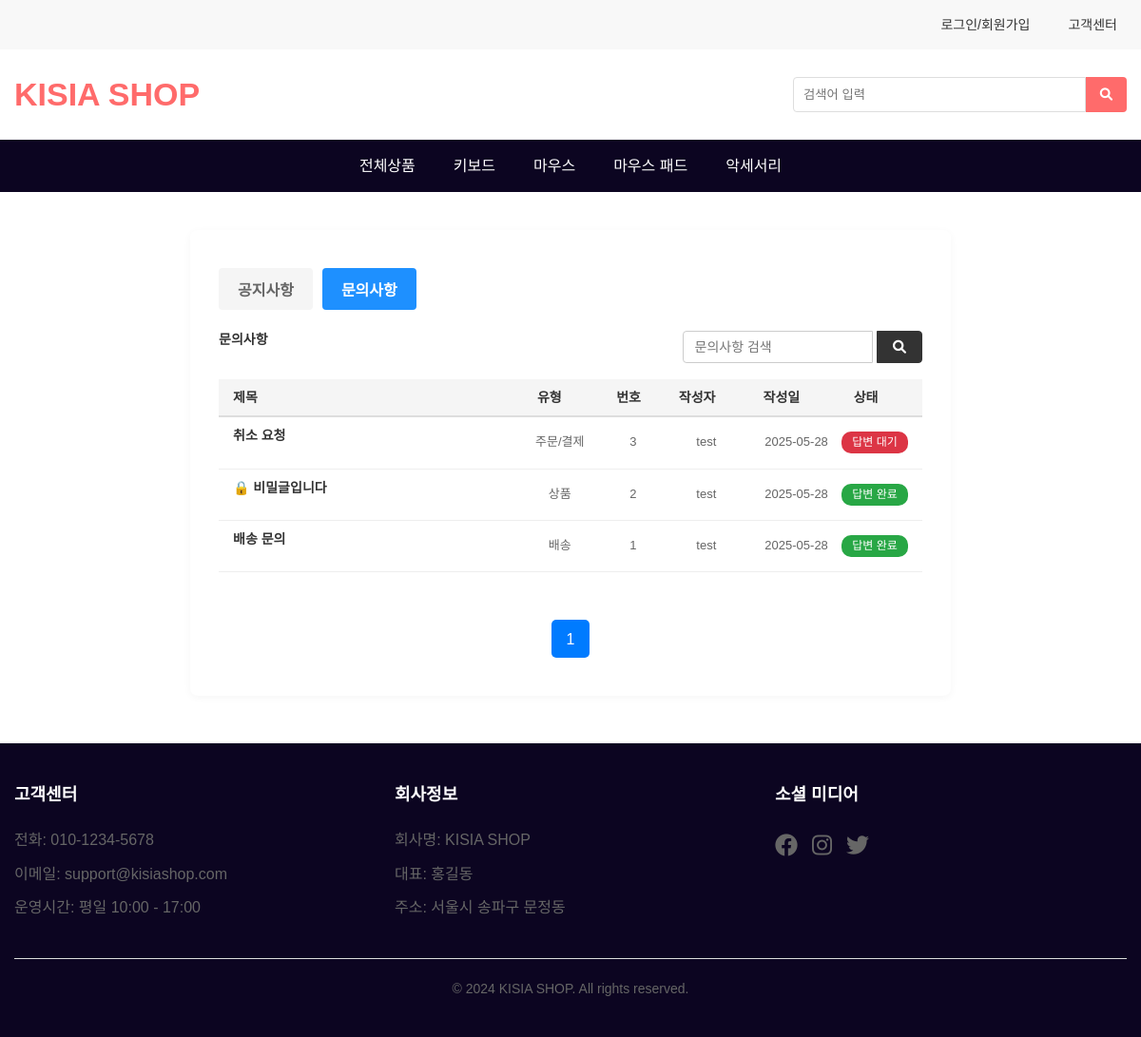
The app's page /mainmenu/inquiry_list.php with its own data.
### tables this page shows
CREATE TABLE IF NOT EXISTS inquiry (
    id INT PRIMARY KEY AUTO_INCREMENT,
    user_id INT,
    title VARCHAR(255),
    content TEXT,
    is_secret BOOLEAN,
    type VARCHAR(50) NOT NULL,
    created_at DATETIME DEFAULT CURRENT_TIMESTAMP,
    secret_password VARCHAR(255),
    inquiry_status VARCHAR(50) NOT NULL DEFAULT '답변 대기',
    answer TEXT,
    answer_at DATETIME,
    FOREIGN KEY (user_id) REFERENCES users(id) ON DELETE SET NULL
);

CREATE TABLE IF NOT EXISTS users (
    id INT AUTO_INCREMENT PRIMARY KEY,
    userId VARCHAR(50) NOT NULL UNIQUE,
    email VARCHAR(100) NOT NULL,
    password VARCHAR(255) NOT NULL,
    name VARCHAR(50) NOT NULL,
    phone VARCHAR(20),
    address VARCHAR(255),
    postcode VARCHAR(10),
    address_detail VARCHAR(255),
    point INT DEFAULT 0,
    role VARCHAR(10) NOT NULL DEFAULT 'USER',
    created_at DATETIME DEFAULT CURRENT_TIMESTAMP
);

### mainmenu/queries/get_inquiry_list.php (called while the page is built, shortened)
<?php
require_once '/var/www/html/mainmenu/common/db.php';
$page = isset($_GET['page']) ? (int)$_GET['page'] : 1;
$items_per_page = 5;
$offset = ($page - 1) * $items_per_page;
$search_clause = '';
$params = [];
$param_types = '';
$sql = "
    SELECT
        i.id, i.title, i.type, i.is_secret, i.created_at, i.inquiry_status,
        u.userId, u.name
    FROM inquiry i
    LEFT JOIN users u ON i.user_id = u.id
    $search_clause
    ORDER BY i.id DESC
    LIMIT ?, ?
";
$params[] = $offset;
$params[] = $items_per_page;
$param_types .= 'ii';
$stmt = mysqli_prepare($conn, $sql);
mysqli_stmt_bind_param($stmt, $param_types, ...$params);
mysqli_stmt_execute($stmt);
$get_inquiry = mysqli_stmt_get_result($stmt);
$count_sql = "SELECT COUNT(*) as total FROM inquiry i $search_clause";
$stmt_count = mysqli_prepare($conn, $count_sql);
mysqli_stmt_execute($stmt_count);
$result_count = mysqli_stmt_get_result($stmt_count);
$total_row = mysqli_fetch_assoc($result_count);
$total_items = (int)$total_row['total'];
$total_pages = ceil($total_items / $items_per_page);
?>

### mainmenu/inquiry_list.php (the view, shortened to what this page needs)
<!DOCTYPE html>
<html lang="ko">
<head>
    <link rel="stylesheet" href="css/style.css">
    <link rel="stylesheet" href="css/customer-service.css">
    <link rel="stylesheet" href="https://cdnjs.cloudflare.com/ajax/libs/font-awesome/6.0.0/css/all.min.css">
</head>
<body>
    <?php include 'common/header.php'; ?>
    <?php require_once 'queries/get_inquiry_list.php'; ?>
    <main class="main-content">
        <div class="list-container">
            <div class="category-tabs">
                <a href="customer-service.php"><button class="tab-btn">공지사항</button></a>
                <a href="inquiry_list.php"><button class="tab-btn active">문의사항</button></a>
            </div>
            <div class="qna-section" id="qnaSection">
                <div class="qna-header">
                    <div class="qna-title">문의사항</div>
                    <div class="qna-search">
                        <form action="inquiry_list.php" method="get">
                            <input type="text" name="search_query" placeholder="문의사항 검색">
                            <button type="submit"><i class="fas fa-search"></i></button>
                        </form>
                    </div>
                </div>
                <div class="qna-list">
                    <div class="list-header">
                        <span class="header-title">제목</span>
                        <span class="header-type">유형</span>
                        <span class="header-meta">번호</span>
                        <span class="header-user">작성자</span>
                        <span class="header-date">작성일</span>
                        <span class="header-status">상태</span>
                    </div>
                    <?php if (mysqli_num_rows($get_inquiry) > 0): ?>
                        <?php while ($row = mysqli_fetch_assoc($get_inquiry)): ?>
                            <div class="qna-item">
                                <div class="qna-info">
                                    <?php if ($row['is_secret']): ?>
                                        <a href="inquiry_check_secret.php?id=<?= $row['id'] ?>" class="qna-title">
                                            🔒 비밀글입니다
                                        </a>
                                    <?php else: ?>
                                        <a href="inquiry_detail.php?id=<?= $row['id'] ?>" class="qna-title">
                                            <?= $row['title'] ?>
                                        </a>
                                    <?php endif; ?>
                                    <span class="qna-type"><?= $row['type'] ?></span>
                                    <span class="qna-meta"><?= $row['id'] ?></span>
                                    <span class="qna-user"><?= $row['userId'] ? htmlspecialchars($row['userId']) : '탈퇴한 회원' ?></span>
                                    <span class="qna-date"><?= date('Y-m-d', strtotime($row['created_at'])) ?></span>
                                    <span class="<?= $row['inquiry_status'] == '답변 완료' ? 'inquiry-status_done' : 'inquiry-status' ?>">
                                        <?= $row['inquiry_status'] == '답변 완료' ? '답변 완료' : '답변 대기' ?>
                                    </span>
                                </div>
                            </div>
                        <?php endwhile; ?>
                    <?php else: ?>
                        <p style="padding: 10px;">등록된 문의글이 없습니다.</p>
                    <?php endif; ?>
                </div>
            </div>
            <div class="pagination">
                <?php
                for ($i = 1; $i <= $total_pages; $i++) {
                    $active = $i == $page ? 'active' : '';
                    echo "<a href='?page=$i' class='$active'>$i</a>";
                }
                ?>
            </div>
        </div>
    </main>
    <?php include 'common/footer.php'; ?>
</body>
</html>

### mainmenu/css/style.css (style rules this page uses)
* { margin: 0; padding: 0; box-sizing: border-box; }
body { font-family: 'Noto Sans KR', sans-serif; line-height: 1.6; color: #333; }
a { text-decoration: none; color: inherit; }

### mainmenu/css/customer-service.css (style rules this page uses)
.pagination a.active { background-color: #007bff; color: white; }
.pagination a { display: inline-flex ; align-items: center; justify-content: center; width: 40px; height: 40px; border-radius: 5px; background-color: white; color: #333; text-decoration: none; transition: all 0.3s; }
.inquiry-status { padding: 4px 8px; border-radius: 4px; font-size: 12px; font-weight: 500; }
.list-container { max-width: 800px; margin: 40px auto; background: #fff; border-radius: 8px; box-shadow: 0 2px 8px rgba(0,0,0,0.04); padding: 40px 30px; }
.category-tabs { display: flex; gap: 10px; margin-bottom: 20px; }
.tab-btn { padding: 10px 20px; border: none; background: #f5f5f5; color: #666; font-size: 16px; font-weight: 600; cursor: pointer; border-radius: 4px; }
.tab-btn.active { background: #1e90ff; color: #fff; }
.notice-header, .qna-header { display: flex; justify-content: space-between; align-items: center; margin-bottom: 15px; }
.notice-title, .qna-title { font-size: 21px; font-weight: 600; color: #333; margin-bottom: 15px; }
.notice-search, .qna-search { display: flex; }
.notice-search input, .qna-search input { width: 200px; padding: 8px 12px; border: 1px solid #ccc; border-radius: 4px 0 0 4px; font-size: 14px; }
.notice-search button, .qna-search button { padding: 8px 16px; border: 1px solid #333; background: #333; color: #fff; border-radius: 0 4px 4px 0; cursor: pointer; font-size: 14px; }
.notice-section, .qna-section { margin-bottom: 30px; }
.notice-list, .qna-list { display: flex; flex-direction: column; gap: 0; }
.notice-item, .qna-item { display: flex; align-items: center; padding: 8px 15px; border-bottom: 1px solid #eee; }
.qna-info { display: flex; align-items: center; width: 100%; }
.qna-title { font-size: 14px; color: #333; text-decoration: none; }
.qna-meta, .qna-user, .qna-date, .qna-type { font-size: 13px; color: #666; }
.qna-date { width: 80px; text-align: center; }
.list-header { display: flex; align-items: center; padding: 8px 15px; background: #f5f5f5; border-bottom: 2px solid #ddd; font-weight: 600; font-size: 14px; }
.header-title, .qna-title { flex: 2.5; text-align: left; }
.header-meta, .header-user, .header-date, .header-type, .header-status { flex: 1; text-align: center; }
.header-date { flex: 1; text-align: right; }
.header-status { flex: 1; text-align: center; }
.header-type, .qna-type { flex: 0.8; text-align: center; }
.header-meta, .qna-meta { flex: 0.5; text-align: center; }
.header-user, .qna-user { flex: 0.8; text-align: center; }
.header-date, .qna-date { flex: 0.8; text-align: center; }
.header-status { flex: 0.8; text-align: center; }
.pagination { display: flex; justify-content: center; gap: 6px; margin-top: 20px; }
.header-type { flex: 1; text-align: center; }
.inquiry-status, .inquiry-status_done { display: inline-block; padding: 2px 8px; border-radius: 10px; font-size: 12px; color: #fff; width: 70px; text-align: center; }
.inquiry-status_done { background: #28a745; }
.inquiry-status { background: #dc3545; }

### records on screen
inquiry: title "취소 요청", type "주문/결제", id "3", user.userId "test", created_at "2025-05-28", inquiry_status "답변 대기"
inquiry: type "상품", id "2", user.userId "test", created_at "2025-05-28", inquiry_status "답변 완료"
inquiry: title "배송 문의", type "배송", id "1", user.userId "test", created_at "2025-05-28", inquiry_status "답변 완료"
